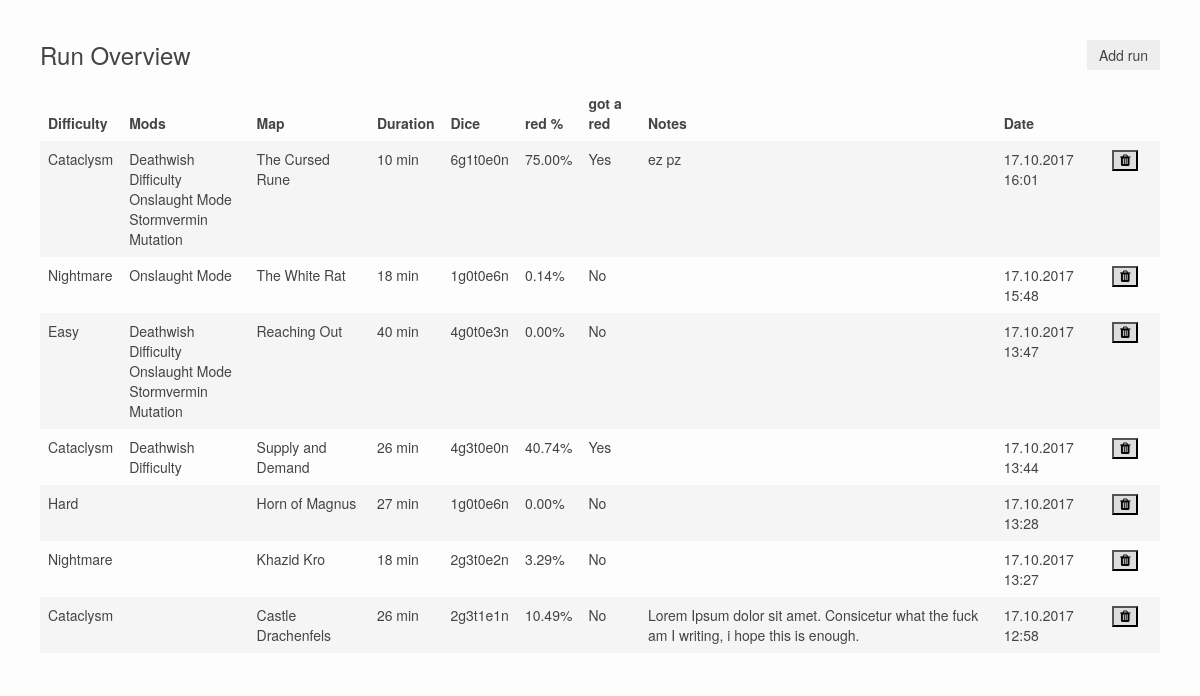
The page / on the database its author committed.
### tables this page shows
CREATE TABLE `tbl_run` (
  `id_run` int(11) NOT NULL,
  `run_map_id` int(11) NOT NULL,
  `run_difficulty_id` int(11) NOT NULL,
  `run_probability_id` int(11) NOT NULL,
  `run_duration` int(11) DEFAULT NULL,
  `run_probability_red` double(4,2) NOT NULL DEFAULT '0.00',
  `run_xRed` int(11) NOT NULL DEFAULT '0',
  `run_notes` text,
  `run_createDtTi` datetime NOT NULL DEFAULT CURRENT_TIMESTAMP
);

CREATE TABLE `tbl_mod` (
  `id_mod` int(11) NOT NULL,
  `mod_name` varchar(50) NOT NULL,
  `mod_description` varchar(200) NOT NULL,
  `mod_extra_grimoire_dice` int(11) NOT NULL
);

CREATE TABLE `tbl_run_mod` (
  `id_run_mod` int(11) NOT NULL,
  `rm_run_id` int(11) NOT NULL,
  `rm_mod_id` int(11) NOT NULL
);

### tracker.php (the view, shortened to what this page needs)
<?
if (!empty($result_text)) {
	$content = '<div class="uk-width-1-1">
		<div class="uk-alert" data-uk-alert>
			<a href="" class="uk-alert-close uk-close"></a>
            <p>' . $result_text . '</p>
		</div>
	</div>';
} else {
	$content = '';
}
if (isset($task) && $task == "add") {
    $dlcs = select("SELECT * FROM tbl_dlc WHERE (SELECT count(id_map) FROM tbl_map WHERE map_dlc_id = id_dlc) > 0");
    $dlc_dropdown = '<select id="dlc_dropdown" class="uk-select uk-width-1-1" name="dlc">';
    foreach ($dlcs as $dlc) {
        $dlc_dropdown .= '<option value="' . $dlc['id_dlc'] . '">' . $dlc['dlc_name'] . '</option>';
    }
    $dlc_dropdown .= '</select>';
    $difficulties = select("SELECT * FROM tbl_difficulty");
    $difficulty_dropdown = '<select id="dif_dropdown" class="uk-select uk-width-1-1" name="run[difficulty_id]">';
    foreach ($difficulties as $difficulty) {
        $difficulty_dropdown .= '<option value="' . $difficulty['id_difficulty'] . '" ' . ($difficulty['dif_name'] == default_difficulty ? 'selected' : '') . '>' . $difficulty['dif_name'] . '</option>';
    }
    $difficulty_dropdown .= '</select>';
    $mods = select("SELECT * FROM tbl_mod");
    $mods_checkboxes = '<div class="uk-grid uk-grid-medium uk-grid-width-1-1" data-uk-grid-margin>';
    foreach ($mods as $mod) {
        $mods_checkboxes .= '<div class="uk-width-1-3">';
        $mods_checkboxes .= '<input id="mod_' . $mod['mod_name'] . '" type="checkbox" name="mod[' . $mod['id_mod'] . ']" value="' . $mod['mod_extra_grimoire_dice'] . '">';
        $mods_checkboxes .= '<label for="mod_' . $mod['mod_name'] . '"> ' . $mod['mod_description'] . '</label>';
        $mods_checkboxes .= '</div>';
    }
    $mods_checkboxes .= '</div>';
	$content .= '<div class="uk-width-1-1">
        <div class="header">
            <h2>Add a run</h2>
        </div>
        <div class="body">
            <form class="uk-form uk-form-stacked" action="index.php" method="post">
                <div class="uk-grid uk-grid-medium" data-uk-grid-margin>
                    <div class="uk-width-1-2">
                        <label>DLC</label>
                        ' . $dlc_dropdown . '
                    </div>
                    <div class="uk-width-1-2">
                        <label>Map</label>
                        <select id="map_dropdown" class="uk-select uk-width-1-1" name="run[map_id]">
                        </select>
                    </div>
                    <div class="uk-width-1-3">
                        <label>Difficulty</label>
                        ' . $difficulty_dropdown . '
                    </div>
                    <div class="uk-width-1-3">
                        <label>Duration (min)</label>
                        <input class="uk-input uk-width-1-1" type="number" name="run[duration]">
                    </div>
                    <div class="uk-width-1-3">
                        <input id="xRed" type="checkbox" name="run[xRed]">
                        <label for="xRed">Got Red Item</label>
                    </div>
                    <div class="uk-width-1-3">
                        <label>Grimoires</label>
                        <select class="uk-select uk-width-1-1" name="pro[grimoire_dice]">
                            <option>0</option>
                            <option>1</option>
                            <option>2</option>
                        </select>
                    </div>
                    <div class="uk-width-1-3">
                        <label>Tomes</label>
                        <select class="uk-select uk-width-1-1" name="pro[tome_dice]">
                            <option>0</option>
                            <option>1</option>
                            <option>2</option>
                            <option>3</option>
                        </select>
                    </div>
                    <div class="uk-width-1-3">
                        <label>Extra Dice</label>
                        <select class="uk-select uk-width-1-1" name="pro[extra_dice]">
                            <option>0</option>
                            <option>1</option>
                            <option>2</option>
                        </select>
                    </div>
                    <div class="uk-width-1-1">
                        <label>Mods</label>
                        ' . $mods_checkboxes . '
                    </div>
                    <div class="uk-width-1-2">
                        <label>Notes</label>
                        <textarea class="uk-width-1-1" name="run[notes]"></textarea>
                    </div>
                    <div class="uk-width-1-1">
                        <input type="hidden" name="task" value="add">
                        <input class="uk-button" type="submit" name="submit" value="Add">
                    </div>
                </div>
            </form>
        </div>
	</div>';
} else {
	$query = "SELECT * FROM vw_run ORDER BY run_createDtTi DESC";
	$select = $pdo->prepare($query);
	$select->execute();
	$runs = $select->fetchAll(PDO::FETCH_ASSOC);
	if (!empty($runs)) {
		foreach ($runs as &$run) {
			$query = "SELECT * FROM tbl_run_mod as rm, tbl_mod as `mod` WHERE rm.rm_mod_id = `mod`.id_mod AND rm.rm_run_id = :rm_run_id";
			$select = $pdo->prepare($query);
			$select->execute(array("rm_run_id" => $run['id_run']));
			$run['mods'] = $select->fetchAll(PDO::FETCH_ASSOC);
			$run['rendered_mods'] = '';
			if (!empty($run['mods'])) {
				foreach ($run['mods'] as $mod) {
					$run['rendered_mods'] .= $mod['mod_description'] . '<br>';
				}
			}
		}
	}
	$content .= '<div class="uk-width-1-1">
        <div class="header">
            <h2 class="uk-float-left">Run Overview</h2>
        </div>
        <div class="body">
            <form class="uk-float-right" action="index.php" method="post">
                <input type="hidden" name="task" value="add">
                <input class="uk-button" type="submit" value="Add run">
            </form>
            <table class="uk-table uk-table-striped">
                <colgroup>
                    <col>
                    <col>
                    <col>
                    <col>
                    <col>
                    <col>
                    <col>
                    <col>
                    <col>
                    <col width="5%">
                </colgroup>
                <thead>
                    <tr>
                        <th>Difficulty</th>
                        <th>Mods</th>
                        <th>Map</th>
                        <th>Duration</th>
                        <th>Dice</th>
                        <th>red %</th>
                        <th>got a red</th>
                        <th>Notes</th>
                        <th>Date</th>
                        <th></th>
                    </tr>
                </thead>
                <tbody>';
                    if (!empty($runs)) {
                        foreach ($runs as &$run) {
                            $content .= '<tr>
                                <td>' . $run['dif_name'] . '</td>
                                <td>' . $run['rendered_mods'] . '</td>
                                <td>' . $run['map_name'] . '</td>
                                <td>' . $run['run_duration'] . ' min</td>
                                <td>' . $run['pro_dice_string'] . '</td>
                                <td>' . $run['run_probability_red'] . '%</td>
                                <td>' . ($run['run_xRed'] == 1 ? 'Yes' : 'No') . '</td>
                                <td>' . $run['run_notes'] . '</td>
                                <td>' . date("d.m.Y H:i", strtotime($run['run_createDtTi'])) . '</td>
                                <td>
                                    <form action="index.php" method="post">
                                        <input type="hidden" name="task" value="delete">
                                        <input type="hidden" name="id_run" value="' . $run['id_run'] . '">
                                        <button class="uk-button-secondary" type="submit" title="Delete" onClick="return confirm(\'Delete run?\')"><i class="uk-icon-trash"></i></button>
                                    </form>
                                </td>
                            </tr>';
                        }
                    } else {
                        $content .= '<tr><td colspan="8">No runs available</td></tr>';
                    }
                $content .= '</tbody>
            </table>
        </div>
	</div>';
}
echo $content;

### index.php (shortened to what this page needs)
<?
require 'incl_config.php';
$task = get_request("task");
$result_text = get_request("result_text", "");
?>
<!DOCTYPE html>
<html>
	<head>
		<link rel="stylesheet" href="template/css/styles.css">
		<link rel="stylesheet" href="template/css/uikit.min.css">
	</head>
	<body>
		<div id="content">
			<div class="uk-grid uk-animation-fade">
				<?
				include "tracker.php";
				?>
			</div>
		</div>
	</body>
</html>

### template/css/styles.css (style rules this page uses)
html { background-color: #f1f4f5; font: 300 14px/18px "Open Sans", sans-serif; }
#content::before { background-color: rgba(0, 0, 0, 0.06); bottom: 0; content: ""; left: 0; opacity: 0.1; position: absolute; right: 0; top: 0; }
#content { box-sizing: border-box; min-height: 100vh; padding: 40px; position: relative; }
.uk-button-secondary { background-color: #dddddd; }

### rows shown on the page
tbl_run: dif_name "Cataclysm", map_name "The Cursed Rune", run_duration "10", pro_dice_string "6g1t0e0n", run_probability_red "75.00", run_xRed "Yes", run_notes "ez pz", run_createDtTi "17.10.2017 16:01"
tbl_mod: mod_description "Deathwish Difficulty"
tbl_mod: mod_description "Onslaught Mode"
tbl_mod: mod_description "Stormvermin Mutation"
tbl_run: dif_name "Nightmare", map_name "The White Rat", run_duration "18", pro_dice_string "1g0t0e6n", run_probability_red "0.14", run_xRed "No", run_createDtTi "17.10.2017 15:48"
tbl_run_mod: rm_mod.mod_description "Onslaught Mode"
tbl_run: dif_name "Easy", map_name "Reaching Out", run_duration "40", pro_dice_string "4g0t0e3n", run_probability_red "0.00", run_xRed "No", run_createDtTi "17.10.2017 13:47"
tbl_run: dif_name "Cataclysm", map_name "Supply and Demand", run_duration "26", pro_dice_string "4g3t0e0n", run_probability_red "40.74", run_xRed "Yes", run_createDtTi "17.10.2017 13:44"
tbl_run_mod: rm_mod.mod_description "Deathwish Difficulty"
tbl_run: dif_name "Hard", map_name "Horn of Magnus", run_duration "27", pro_dice_string "1g0t0e6n", run_probability_red "0.00", run_xRed "No", run_createDtTi "17.10.2017 13:28"
tbl_run: dif_name "Nightmare", map_name "Khazid Kro", run_duration "18", pro_dice_string "2g3t0e2n", run_probability_red "3.29", run_xRed "No", run_createDtTi "17.10.2017 13:27"
tbl_run: dif_name "Cataclysm", map_name "Castle Drachenfels", run_duration "26", pro_dice_string "2g3t1e1n", run_probability_red "10.49", run_xRed "No", run_notes "Lorem Ipsum dolor sit amet. Consicetur what the fuck am I writing, i hope this is enough.", run_createDtTi "17.10.2017 12:58"
